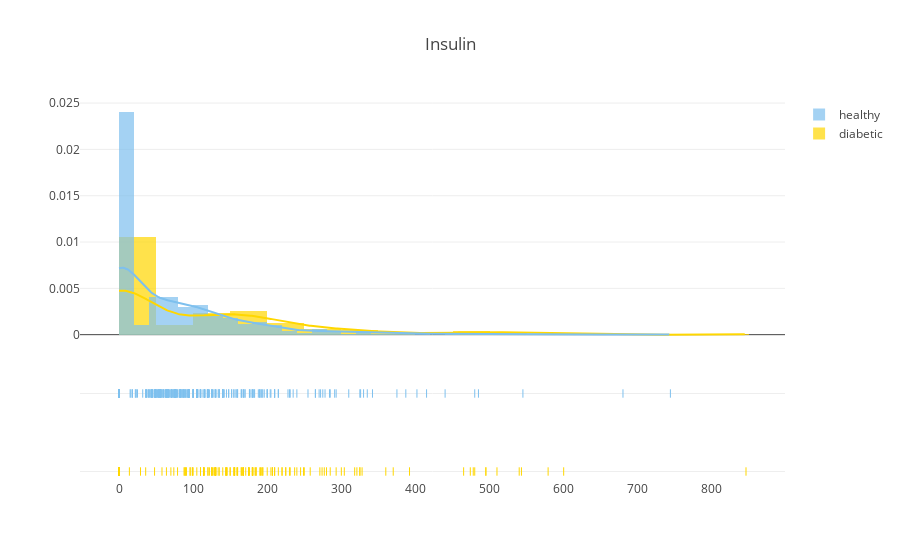

This figure's notebook cell:
### Code cell
def plot_distribution(data_select, size_bin) :  
    # 2 datasets
    D = df[(df['Outcome'] != 0)]
    H = df[(df['Outcome'] == 0)]
    tmp1 = D[data_select]
    tmp2 = H[data_select]
    hist_data = [tmp1, tmp2]
    
    group_labels = ['diabetic', 'healthy']
    colors = ['#FFD700', '#7EC0EE']

    fig = ff.create_distplot(hist_data, group_labels, colors = colors, show_hist = True, bin_size = size_bin, curve_type='kde')
    
    fig['layout'].update(title = data_select)

    py.iplot(fig, filename = 'Density plot')

plot_distribution('Insulin', 0)

### Figure 1 — Plotly figure (JSON) as saved in the notebook; plotly's stock layout.template omitted (floating-point values rounded to 4 significant figures; data arrays with more than 128 entries replaced by an {"elided": "..."} marker saying what was removed)
{"data": [{"autobinx": false, "histnorm": "probability density", "legendgroup": "diabetic", "marker": {"color": "#FFD700"}, "name": "diabetic", "opacity": 0.7, "type": "histogram", "x": {"elided": "268 int values"}, "xaxis": "x", "xbins": {"end": 846, "size": 0, "start": 0}, "yaxis": "y"}, {"autobinx": false, "histnorm": "probability density", "legendgroup": "healthy", "marker": {"color": "#7EC0EE"}, "name": "healthy", "opacity": 0.7, "type": "histogram", "x": {"elided": "500 int values"}, "xaxis": "x", "xbins": {"end": 744, "size": 0, "start": 0}, "yaxis": "y"}, {"legendgroup": "diabetic", "marker": {"color": "#FFD700"}, "mode": "lines", "name": "diabetic", "showlegend": false, "type": "scatter", "x": {"elided": "500 float values"}, "xaxis": "x", "y": {"elided": "500 float values"}, "yaxis": "y"}, {"legendgroup": "healthy", "marker": {"color": "#7EC0EE"}, "mode": "lines", "name": "healthy", "showlegend": false, "type": "scatter", "x": {"elided": "500 float values"}, "xaxis": "x", "y": {"elided": "500 float values"}, "yaxis": "y"}, {"legendgroup": "diabetic", "marker": {"color": "#FFD700", "symbol": "line-ns-open"}, "mode": "markers", "name": "diabetic", "showlegend": false, "type": "scatter", "x": {"elided": "268 int values"}, "xaxis": "x", "y": {"elided": "268 str values"}, "yaxis": "y2"}, {"legendgroup": "healthy", "marker": {"color": "#7EC0EE", "symbol": "line-ns-open"}, "mode": "markers", "name": "healthy", "showlegend": false, "type": "scatter", "x": {"elided": "500 int values"}, "xaxis": "x", "y": {"elided": "500 str values"}, "yaxis": "y2"}], "layout": {"barmode": "overlay", "hovermode": "closest", "legend": {"traceorder": "reversed"}, "title": {"text": "Insulin"}, "xaxis": {"anchor": "y2", "domain": [0, 1], "zeroline": false}, "yaxis": {"anchor": "free", "domain": [0.35, 1], "position": 0}, "yaxis2": {"anchor": "x", "domain": [0, 0.25], "dtick": 1, "showticklabels": false}}}
